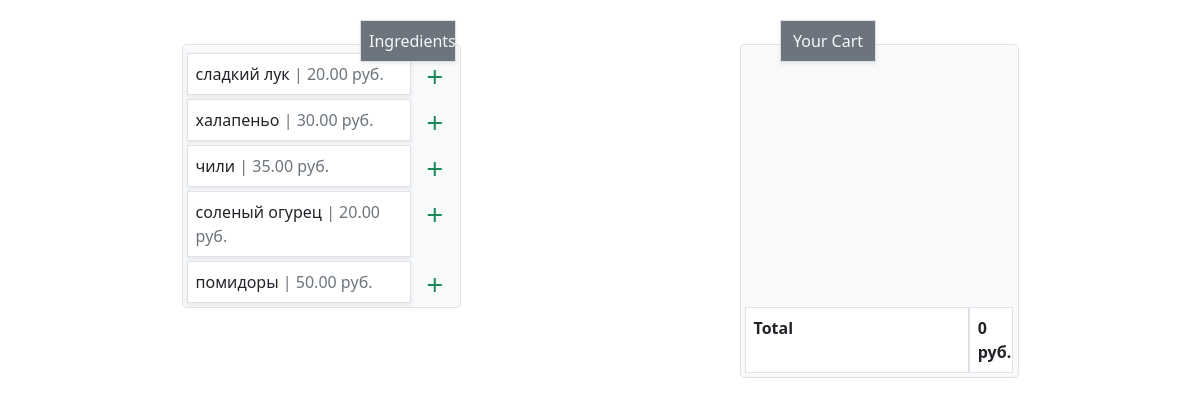
The page / on the database its author committed.
### cart/models.py (models this page shows, shortened)
class Topping(models.Model):
    name = models.CharField(max_length=30)
    price = models.DecimalField(max_digits=5, decimal_places=2)
    is_added = models.BooleanField(default=False)

### cart/views.py (the view)
# urls.py: path('', views.index, name='index'),
def index(request):
    topping_list = Topping.objects.all()
    topping_price = Topping.objects.filter(is_added=True).aggregate(total_price=Sum('price'))
    context = {'topping_list': topping_list, 'topping_price': topping_price}
    return render(request, 'cart/index.html', context)

### cart/templates/cart/index.html (shortened to what this page needs)
<!doctype html>
<html lang="en">
<head>
    <link href="https://cdn.jsdelivr.net/npm/bootstrap@5.0.2/dist/css/bootstrap.min.css" rel="stylesheet"
>
</head>
<body>
<div class="container pt-5">
    <div class="col-12 bg-secondary text-light p-2 border shadow shadow-sm text-center"
         style="position:absolute;top:20px; left:30%; width:6rem">Ingredients
    </div>
    <div class="col-12 bg-secondary text-light p-2 border shadow shadow-sm text-center"
         style="position:absolute;top:20px; left:65%; width:6rem">Your Cart
    </div>
    <div class="d-flex justify-content-around align-items-start">
        <div class="row row-cols-3 p-1 bg-light border rounded-3 w-25 gy-1">
            {% for topping in topping_list %}
                {% if topping.is_added %}
                    <div class="col-10 bg-white p-2 border shadow shadow-sm invisible"><s>{{ topping.name }}
                        <span class="text-muted"> | {{ topping.price }} руб.</span></s>
                    </div>
                    <div class="col-1">
                    <a href="{% url 'topping_add' topping.id %}" class="text-success invisible">
                        <span class="material-icons-outlined">add</span>
                    </a>
                    </div>
                {% else %}
                    <div class="col-10 bg-white p-2 border shadow shadow-sm">{{ topping.name }}
                        <span class="text-muted"> | {{ topping.price }} руб.</span>
                    </div>
                    <div class="col-2 mt-3">
                    <a href="{% url 'topping_add' topping.id %}" class="text-success">
                        <span class="material-icons-outlined">add</span>
                    </a>
                    </div>
                {% endif %}
            {% endfor %}
        </div>
        <div class="row row-cols-3 p-1 bg-light border rounded-3 w-25 gy-1">
            {% for topping in topping_list %}
                {% if topping.is_added %}
                    <div class="col-10 bg-white p-2 border shadow shadow-sm">{{ topping.name }}
                        <span class="text-muted"> | {{ topping.price }} руб.</span>
                    </div>
                    <div class="col-2 mt-3">
                    <a href="{% url 'topping_remove' topping.id %}" class="text-danger">
                        <span class="material-icons-outlined">clear</span>
                    </a>
                    </div>
                {% else %}
                    <div class="col-2 mt-3">
                    </div>
                {% endif %}
            {% endfor %}
            <div class="col-10 bg-white p-2 border"><strong>Total</strong></div>
            <div class="col-2 bg-white p-2 border"><strong>
                {% if topping_price.total_price is not None %}
                    {{ topping_price.total_price }} руб.
                {% else %}
                    0 руб.
                {% endif %}
            </strong></div>
        </div>
    </div>
</div>
</body>
</html>

### rows shown on the page
Topping: name "сладкий лук", price "20.00"
Topping: name "халапеньо", price "30.00"
Topping: name "чили", price "35.00"
Topping: name "соленый огурец", price "20.00"
Topping: name "помидоры", price "50.00"
